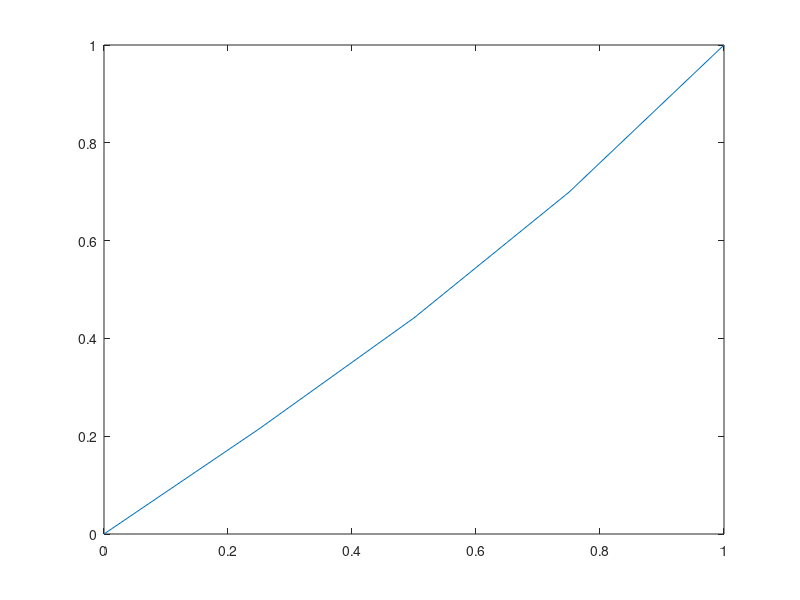

MATLAB code to generate this figure:
%No lineal Iteraciones Metodo de diferencias finitas
%y''-y^2/10=t  y(0)=0; y(1)=1
%y''-s(t)y/10=t; donde s(t)=y
p=0;n=4;%q=st
a=0;b=1;h=(b-a)/n;A=[];st=a:h:b;st=st(2:n);
ya=0;yb=1;u=h.^2;
A(1,1)=st(1)*u-2;A(1,2)=1+0*h/2;bb(1)=(a+h)*u-ya;
for j=1:5
for i=2:(n-2)
        A(i,i-1)=1;A(i,i)=st(i)*u-2;A(i,i+1)=1;
        bb(i)=u*(i*h);
end%i
A(n-1,n-2)=1;A(n-1,n-1)=st(n-1)*u-2;
bb(n-1)=(a+(n-1)*h)*u-yb;
[A,bb'] 
cc=A\bb';
if norm(cc-st)<0.01 break;end
st=cc/10;
end;%j
cc=[ya cc' yb]
t=a:h:b;
plot(t,cc);

